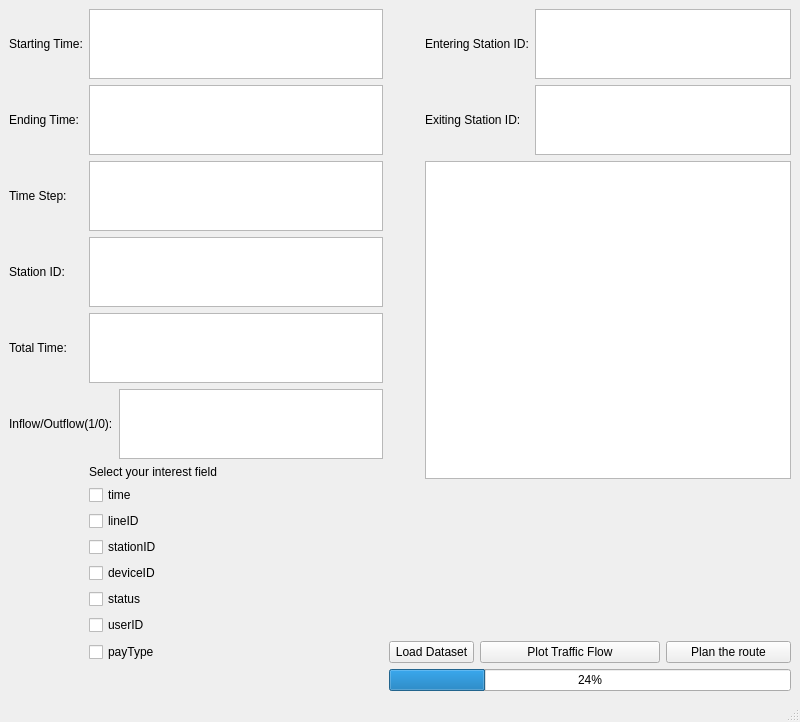
<?xml version="1.0" encoding="UTF-8"?>
<ui version="4.0">
 <class>MainWindow</class>
 <widget class="QMainWindow" name="MainWindow">
  <property name="geometry">
   <rect>
    <x>0</x>
    <y>0</y>
    <width>800</width>
    <height>600</height>
   </rect>
  </property>
  <property name="windowTitle">
   <string>MainWindow</string>
  </property>
  <widget class="QWidget" name="centralwidget">
   <layout class="QGridLayout" name="gridLayout">
    <item row="0" column="0">
     <widget class="QLabel" name="label">
      <property name="text">
       <string>Starting Time:</string>
      </property>
     </widget>
    </item>
    <item row="13" column="1" colspan="2">
     <widget class="QCheckBox" name="checkBox_5">
      <property name="text">
       <string>status</string>
      </property>
     </widget>
    </item>
    <item row="1" column="4" colspan="2">
     <widget class="QLabel" name="label_7">
      <property name="text">
       <string>Exiting Station ID:</string>
      </property>
     </widget>
    </item>
    <item row="4" column="1" colspan="2">
     <widget class="QTextEdit" name="textEdit_5"/>
    </item>
    <item row="4" column="0">
     <widget class="QLabel" name="label_5">
      <property name="text">
       <string>Total Time:</string>
      </property>
     </widget>
    </item>
    <item row="1" column="1" colspan="2">
     <widget class="QTextEdit" name="textEdit_2"/>
    </item>
    <item row="8" column="1" rowspan="2" colspan="2">
     <widget class="QCheckBox" name="checkBox">
      <property name="sizePolicy">
       <sizepolicy hsizetype="Minimum" vsizetype="Fixed">
        <horstretch>0</horstretch>
        <verstretch>0</verstretch>
       </sizepolicy>
      </property>
      <property name="text">
       <string>time</string>
      </property>
     </widget>
    </item>
    <item row="15" column="3" colspan="2">
     <widget class="QPushButton" name="pushButton">
      <property name="text">
       <string>Load Dataset</string>
      </property>
     </widget>
    </item>
    <item row="10" column="1" colspan="2">
     <widget class="QCheckBox" name="checkBox_2">
      <property name="text">
       <string>lineID</string>
      </property>
     </widget>
    </item>
    <item row="2" column="1" colspan="2">
     <widget class="QTextEdit" name="textEdit_3"/>
    </item>
    <item row="15" column="7">
     <widget class="QPushButton" name="pushButton_3">
      <property name="text">
       <string>Plan the route</string>
      </property>
     </widget>
    </item>
    <item row="14" column="1" colspan="2">
     <widget class="QCheckBox" name="checkBox_6">
      <property name="text">
       <string>userID</string>
      </property>
     </widget>
    </item>
    <item row="2" column="0">
     <widget class="QLabel" name="label_3">
      <property name="text">
       <string>Time Step:</string>
      </property>
     </widget>
    </item>
    <item row="5" column="0" colspan="2">
     <widget class="QLabel" name="label_8">
      <property name="text">
       <string>Inflow/Outflow(1/0):</string>
      </property>
     </widget>
    </item>
    <item row="3" column="1" colspan="2">
     <widget class="QTextEdit" name="textEdit_4"/>
    </item>
    <item row="1" column="0">
     <widget class="QLabel" name="label_2">
      <property name="text">
       <string>Ending Time:</string>
      </property>
     </widget>
    </item>
    <item row="11" column="1" colspan="2">
     <widget class="QCheckBox" name="checkBox_3">
      <property name="text">
       <string>stationID</string>
      </property>
     </widget>
    </item>
    <item row="15" column="5" colspan="2">
     <widget class="QPushButton" name="pushButton_2">
      <property name="text">
       <string>Plot Traffic Flow</string>
      </property>
     </widget>
    </item>
    <item row="0" column="4" colspan="2">
     <widget class="QLabel" name="label_6">
      <property name="text">
       <string>Entering Station ID:</string>
      </property>
     </widget>
    </item>
    <item row="6" column="1" rowspan="2" colspan="2">
     <widget class="QLabel" name="label_9">
      <property name="text">
       <string>Select your interest field</string>
      </property>
     </widget>
    </item>
    <item row="5" column="2">
     <widget class="QTextEdit" name="textEdit_8"/>
    </item>
    <item row="3" column="0">
     <widget class="QLabel" name="label_4">
      <property name="text">
       <string>Station ID:</string>
      </property>
     </widget>
    </item>
    <item row="1" column="6" colspan="2">
     <widget class="QTextEdit" name="textEdit_7"/>
    </item>
    <item row="12" column="1" colspan="2">
     <widget class="QCheckBox" name="checkBox_4">
      <property name="text">
       <string>deviceID</string>
      </property>
     </widget>
    </item>
    <item row="0" column="1" colspan="2">
     <widget class="QTextEdit" name="textEdit"/>
    </item>
    <item row="2" column="4" rowspan="6" colspan="4">
     <widget class="QTextBrowser" name="textBrowser"/>
    </item>
    <item row="0" column="6" colspan="2">
     <widget class="QTextEdit" name="textEdit_6"/>
    </item>
    <item row="15" column="1" colspan="2">
     <widget class="QCheckBox" name="checkBox_7">
      <property name="text">
       <string>payType</string>
      </property>
     </widget>
    </item>
    <item row="16" column="3" colspan="5">
     <widget class="QProgressBar" name="progressBar">
      <property name="value">
       <number>24</number>
      </property>
     </widget>
    </item>
   </layout>
  </widget>
  <widget class="QMenuBar" name="menubar">
   <property name="geometry">
    <rect>
     <x>0</x>
     <y>0</y>
     <width>800</width>
     <height>22</height>
    </rect>
   </property>
  </widget>
  <widget class="QStatusBar" name="statusbar"/>
 </widget>
 <resources/>
 <connections/>
</ui>
